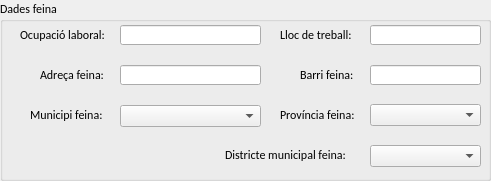
    <widget class="QGroupBox" name="groupBox_personals_feina">
     <property name="geometry">
      <rect>
       <x>780</x>
       <y>20</y>
       <width>491</width>
       <height>181</height>
      </rect>
     </property>
     <property name="font">
      <font>
       <family>Calibri</family>
       <pointsize>9</pointsize>
      </font>
     </property>
     <property name="title">
      <string>Dades feina</string>
     </property>
     <widget class="QLabel" name="lloc_treball1">
      <property name="geometry">
       <rect>
        <x>280</x>
        <y>25</y>
        <width>91</width>
        <height>20</height>
       </rect>
      </property>
      <property name="sizePolicy">
       <sizepolicy hsizetype="Expanding" vsizetype="Expanding">
        <horstretch>0</horstretch>
        <verstretch>0</verstretch>
       </sizepolicy>
      </property>
      <property name="font">
       <font>
        <family>Calibri</family>
        <pointsize>9</pointsize>
       </font>
      </property>
      <property name="text">
       <string>Lloc de treball:</string>
      </property>
     </widget>
     <widget class="QLineEdit" name="barri_feina">
      <property name="geometry">
       <rect>
        <x>370</x>
        <y>65</y>
        <width>111</width>
        <height>20</height>
       </rect>
      </property>
      <property name="font">
       <font>
        <family>Calibri</family>
        <pointsize>9</pointsize>
       </font>
      </property>
      <property name="html" stdset="0">
       <string>&lt;!DOCTYPE HTML PUBLIC &quot;-//W3C//DTD HTML 4.0//EN&quot; &quot;http://www.w3.org/TR/REC-html40/strict.dtd&quot;&gt;
&lt;html&gt;&lt;head&gt;&lt;meta name=&quot;qrichtext&quot; content=&quot;1&quot; /&gt;&lt;style type=&quot;text/css&quot;&gt;
p, li { white-space: pre-wrap; }
&lt;/style&gt;&lt;/head&gt;&lt;body style=&quot; font-family:'Calibri'; font-size:8pt; font-weight:400; font-style:normal;&quot;&gt;
&lt;p style=&quot;-qt-paragraph-type:empty; margin-top:0px; margin-bottom:0px; margin-left:0px; margin-right:0px; -qt-block-indent:0; text-indent:0px;&quot;&gt;&lt;br /&gt;&lt;/p&gt;
&lt;p style=&quot;-qt-paragraph-type:empty; margin-top:0px; margin-bottom:0px; margin-left:0px; margin-right:0px; -qt-block-indent:0; text-indent:0px;&quot;&gt;&lt;br /&gt;&lt;/p&gt;&lt;/body&gt;&lt;/html&gt;</string>
      </property>
     </widget>
     <widget class="QLabel" name="municipi_feina1">
      <property name="geometry">
       <rect>
        <x>30</x>
        <y>105</y>
        <width>91</width>
        <height>20</height>
       </rect>
      </property>
      <property name="sizePolicy">
       <sizepolicy hsizetype="Expanding" vsizetype="Expanding">
        <horstretch>0</horstretch>
        <verstretch>0</verstretch>
       </sizepolicy>
      </property>
      <property name="font">
       <font>
        <family>Calibri</family>
        <pointsize>9</pointsize>
       </font>
      </property>
      <property name="text">
       <string>Municipi feina:</string>
      </property>
     </widget>
     <widget class="QLabel" name="prov_feina1">
      <property name="geometry">
       <rect>
        <x>280</x>
        <y>105</y>
        <width>101</width>
        <height>20</height>
       </rect>
      </property>
      <property name="sizePolicy">
       <sizepolicy hsizetype="Expanding" vsizetype="Expanding">
        <horstretch>0</horstretch>
        <verstretch>0</verstretch>
       </sizepolicy>
      </property>
      <property name="font">
       <font>
        <family>Calibri</family>
        <pointsize>9</pointsize>
       </font>
      </property>
      <property name="text">
       <string>Província feina:</string>
      </property>
     </widget>
     <widget class="QLineEdit" name="lloc_treball">
      <property name="geometry">
       <rect>
        <x>370</x>
        <y>25</y>
        <width>111</width>
        <height>20</height>
       </rect>
      </property>
      <property name="font">
       <font>
        <family>Calibri</family>
        <pointsize>9</pointsize>
       </font>
      </property>
      <property name="html" stdset="0">
       <string>&lt;!DOCTYPE HTML PUBLIC &quot;-//W3C//DTD HTML 4.0//EN&quot; &quot;http://www.w3.org/TR/REC-html40/strict.dtd&quot;&gt;
&lt;html&gt;&lt;head&gt;&lt;meta name=&quot;qrichtext&quot; content=&quot;1&quot; /&gt;&lt;style type=&quot;text/css&quot;&gt;
p, li { white-space: pre-wrap; }
&lt;/style&gt;&lt;/head&gt;&lt;body style=&quot; font-family:'Calibri'; font-size:8pt; font-weight:400; font-style:normal;&quot;&gt;
&lt;p style=&quot;-qt-paragraph-type:empty; margin-top:0px; margin-bottom:0px; margin-left:0px; margin-right:0px; -qt-block-indent:0; text-indent:0px;&quot;&gt;&lt;br /&gt;&lt;/p&gt;
&lt;p style=&quot;-qt-paragraph-type:empty; margin-top:0px; margin-bottom:0px; margin-left:0px; margin-right:0px; -qt-block-indent:0; text-indent:0px;&quot;&gt;&lt;br /&gt;&lt;/p&gt;&lt;/body&gt;&lt;/html&gt;</string>
      </property>
     </widget>
     <widget class="QLabel" name="barri_feina1">
      <property name="geometry">
       <rect>
        <x>300</x>
        <y>65</y>
        <width>81</width>
        <height>20</height>
       </rect>
      </property>
      <property name="sizePolicy">
       <sizepolicy hsizetype="Expanding" vsizetype="Expanding">
        <horstretch>0</horstretch>
        <verstretch>0</verstretch>
       </sizepolicy>
      </property>
      <property name="font">
       <font>
        <family>Calibri</family>
        <pointsize>9</pointsize>
       </font>
      </property>
      <property name="text">
       <string>Barri feina:</string>
      </property>
     </widget>
     <widget class="QLabel" name="ocupacio1">
      <property name="geometry">
       <rect>
        <x>20</x>
        <y>25</y>
        <width>101</width>
        <height>20</height>
       </rect>
      </property>
      <property name="sizePolicy">
       <sizepolicy hsizetype="Expanding" vsizetype="Expanding">
        <horstretch>0</horstretch>
        <verstretch>0</verstretch>
       </sizepolicy>
      </property>
      <property name="font">
       <font>
        <family>Calibri</family>
        <pointsize>9</pointsize>
       </font>
      </property>
      <property name="text">
       <string>Ocupació laboral:</string>
      </property>
     </widget>
     <widget class="QLabel" name="dm_feina1">
      <property name="geometry">
       <rect>
        <x>225</x>
        <y>145</y>
        <width>151</width>
        <height>20</height>
       </rect>
      </property>
      <property name="sizePolicy">
       <sizepolicy hsizetype="Expanding" vsizetype="Expanding">
        <horstretch>0</horstretch>
        <verstretch>0</verstretch>
       </sizepolicy>
      </property>
      <property name="font">
       <font>
        <family>Calibri</family>
        <pointsize>9</pointsize>
       </font>
      </property>
      <property name="text">
       <string>Districte municipal feina:</string>
      </property>
     </widget>
     <widget class="QLineEdit" name="ocupacio">
      <property name="geometry">
       <rect>
        <x>120</x>
        <y>25</y>
        <width>141</width>
        <height>20</height>
       </rect>
      </property>
      <property name="font">
       <font>
        <family>Calibri</family>
        <pointsize>9</pointsize>
       </font>
      </property>
      <property name="html" stdset="0">
       <string>&lt;!DOCTYPE HTML PUBLIC &quot;-//W3C//DTD HTML 4.0//EN&quot; &quot;http://www.w3.org/TR/REC-html40/strict.dtd&quot;&gt;
&lt;html&gt;&lt;head&gt;&lt;meta name=&quot;qrichtext&quot; content=&quot;1&quot; /&gt;&lt;style type=&quot;text/css&quot;&gt;
p, li { white-space: pre-wrap; }
&lt;/style&gt;&lt;/head&gt;&lt;body style=&quot; font-family:'Calibri'; font-size:8pt; font-weight:400; font-style:normal;&quot;&gt;
&lt;p style=&quot;-qt-paragraph-type:empty; margin-top:0px; margin-bottom:0px; margin-left:0px; margin-right:0px; -qt-block-indent:0; text-indent:0px;&quot;&gt;&lt;br /&gt;&lt;/p&gt;
&lt;p style=&quot;-qt-paragraph-type:empty; margin-top:0px; margin-bottom:0px; margin-left:0px; margin-right:0px; -qt-block-indent:0; text-indent:0px;&quot;&gt;&lt;br /&gt;&lt;/p&gt;&lt;/body&gt;&lt;/html&gt;</string>
      </property>
     </widget>
     <widget class="QLabel" name="adress_feina1">
      <property name="geometry">
       <rect>
        <x>40</x>
        <y>65</y>
        <width>91</width>
        <height>20</height>
       </rect>
      </property>
      <property name="sizePolicy">
       <sizepolicy hsizetype="Expanding" vsizetype="Expanding">
        <horstretch>0</horstretch>
        <verstretch>0</verstretch>
       </sizepolicy>
      </property>
      <property name="font">
       <font>
        <family>Calibri</family>
        <pointsize>9</pointsize>
       </font>
      </property>
      <property name="text">
       <string>Adreça feina:</string>
      </property>
     </widget>
     <widget class="QComboBox" name="municipi_feina">
      <property name="geometry">
       <rect>
        <x>120</x>
        <y>105</y>
        <width>141</width>
        <height>22</height>
       </rect>
      </property>
      <property name="font">
       <font>
        <family>Calibri</family>
        <pointsize>9</pointsize>
       </font>
      </property>
      <property name="editable">
       <bool>false</bool>
      </property>
     </widget>
     <widget class="QComboBox" name="prov_feina">
      <property name="geometry">
       <rect>
        <x>370</x>
        <y>104</y>
        <width>111</width>
        <height>22</height>
       </rect>
      </property>
      <property name="font">
       <font>
        <family>Calibri</family>
        <pointsize>9</pointsize>
       </font>
      </property>
     </widget>
     <widget class="QComboBox" name="dm_feina">
      <property name="geometry">
       <rect>
        <x>370</x>
        <y>145</y>
        <width>111</width>
        <height>22</height>
       </rect>
      </property>
      <property name="font">
       <font>
        <family>Calibri</family>
        <pointsize>9</pointsize>
        <weight>50</weight>
        <bold>false</bold>
       </font>
      </property>
     </widget>
     <widget class="QLineEdit" name="adress_feina">
      <property name="geometry">
       <rect>
        <x>120</x>
        <y>65</y>
        <width>141</width>
        <height>20</height>
       </rect>
      </property>
      <property name="font">
       <font>
        <family>Calibri</family>
        <pointsize>9</pointsize>
       </font>
      </property>
      <property name="html" stdset="0">
       <string>&lt;!DOCTYPE HTML PUBLIC &quot;-//W3C//DTD HTML 4.0//EN&quot; &quot;http://www.w3.org/TR/REC-html40/strict.dtd&quot;&gt;
&lt;html&gt;&lt;head&gt;&lt;meta name=&quot;qrichtext&quot; content=&quot;1&quot; /&gt;&lt;style type=&quot;text/css&quot;&gt;
p, li { white-space: pre-wrap; }
&lt;/style&gt;&lt;/head&gt;&lt;body style=&quot; font-family:'Calibri'; font-size:8pt; font-weight:400; font-style:normal;&quot;&gt;
&lt;p style=&quot;-qt-paragraph-type:empty; margin-top:0px; margin-bottom:0px; margin-left:0px; margin-right:0px; -qt-block-indent:0; text-indent:0px;&quot;&gt;&lt;br /&gt;&lt;/p&gt;
&lt;p style=&quot;-qt-paragraph-type:empty; margin-top:0px; margin-bottom:0px; margin-left:0px; margin-right:0px; -qt-block-indent:0; text-indent:0px;&quot;&gt;&lt;br /&gt;&lt;/p&gt;&lt;/body&gt;&lt;/html&gt;</string>
      </property>
     </widget>
    </widget>
